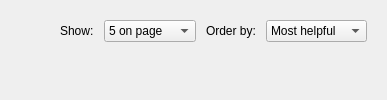
             <widget class="QWidget" name="userReviewsResultsPage">
              <layout class="QGridLayout" name="userReviewsResultsPageLayout">
               <item row="1" column="0">
                <widget class="QWidget" name="userReviewsContents" native="true">
                 <property name="sizePolicy">
                  <sizepolicy hsizetype="Expanding" vsizetype="Preferred">
                   <horstretch>0</horstretch>
                   <verstretch>0</verstretch>
                  </sizepolicy>
                 </property>
                 <layout class="QVBoxLayout" name="userReviewsContentsLayout"/>
                </widget>
               </item>
               <item row="1" column="1">
                <layout class="QVBoxLayout" name="userReviewsFiltersLayout"/>
               </item>
               <item row="0" column="0">
                <widget class="QWidget" name="userReviewsPagination" native="true">
                 <property name="sizePolicy">
                  <sizepolicy hsizetype="Preferred" vsizetype="Fixed">
                   <horstretch>0</horstretch>
                   <verstretch>0</verstretch>
                  </sizepolicy>
                 </property>
                 <layout class="QHBoxLayout" name="userReviewsPaginationLayout">
                  <property name="spacing">
                   <number>10</number>
                  </property>
                  <item>
                   <spacer name="userReviewsPaginationLayoutSpacer">
                    <property name="orientation">
                     <enum>Qt::Orientation::Horizontal</enum>
                    </property>
                    <property name="sizeHint" stdset="0">
                     <size>
                      <width>40</width>
                      <height>20</height>
                     </size>
                    </property>
                   </spacer>
                  </item>
                  <item>
                   <widget class="QLabel" name="userReviewsPageSizeLabel">
                    <property name="text">
                     <string>Show:</string>
                    </property>
                   </widget>
                  </item>
                  <item>
                   <widget class="QComboBox" name="userReviewsPageSizeComboBox">
                    <property name="sizeAdjustPolicy">
                     <enum>QComboBox::SizeAdjustPolicy::AdjustToContents</enum>
                    </property>
                    <item>
                     <property name="text">
                      <string>5 on page</string>
                     </property>
                    </item>
                    <item>
                     <property name="text">
                      <string>15 on page</string>
                     </property>
                    </item>
                    <item>
                     <property name="text">
                      <string>30 on page</string>
                     </property>
                    </item>
                    <item>
                     <property name="text">
                      <string>60 on page</string>
                     </property>
                    </item>
                   </widget>
                  </item>
                  <item>
                   <widget class="QLabel" name="userReviewsSortOrderLabel">
                    <property name="text">
                     <string>Order by:</string>
                    </property>
                   </widget>
                  </item>
                  <item>
                   <widget class="QComboBox" name="userReviewsSortOrderComboBox">
                    <property name="sizeAdjustPolicy">
                     <enum>QComboBox::SizeAdjustPolicy::AdjustToContents</enum>
                    </property>
                    <item>
                     <property name="text">
                      <string>Most helpful</string>
                     </property>
                    </item>
                    <item>
                     <property name="text">
                      <string>Most positive</string>
                     </property>
                    </item>
                    <item>
                     <property name="text">
                      <string>Most critical</string>
                     </property>
                    </item>
                    <item>
                     <property name="text">
                      <string>Most recent</string>
                     </property>
                    </item>
                   </widget>
                  </item>
                 </layout>
                </widget>
               </item>
              </layout>
             </widget>
